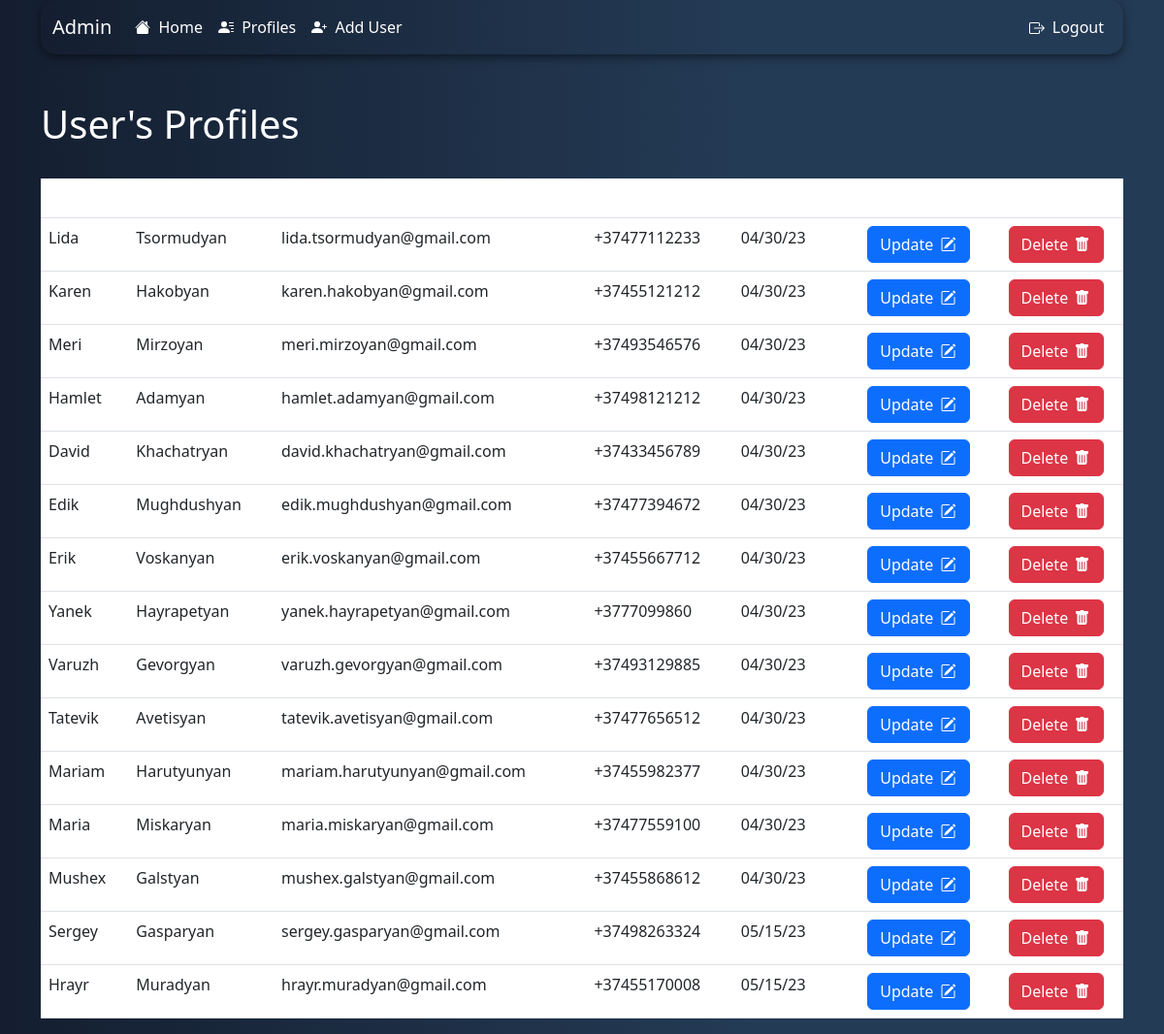
The page /admin/profile_users on the database its author committed.
### app.py (models this page shows)
class User(db.Model):
    uID = db.Column(db.Integer, primary_key=True)
    name = db.Column(db.String(50), unique=True)
    lastName = db.Column(db.String(50))
    email = db.Column(db.String(50), unique=True)
    telPhone = db.Column(db.String(50), unique=True)
    passwordHash = db.Column(db.String(50))
    lastLoginTime = db.Column(db.DateTime, default=datetime.utcnow)

### app.py (the view)
@app.route("/admin/profile_users")
def profile_users():
    all_users = User.query.order_by(User.lastLoginTime).all()
    return render_template("admin_profile_users.html", all_users=all_users)

### templates/admin_profile_users.html (shortened to what this page needs)
{% extends "admin_base.html" %}
{% block content %}
	<h1 style="color: #fff;">User's Profiles</h1>
	<br>
	<table class="table" style="color: #fff;">
		<thead>
			<tr>
				<th style="color: #fff;">Name</th>
				<th style="color: #fff;">Last Name</th>
				<th style="color: #fff;">Email</th>
				<th style="color: #fff;">Tel. Number</th>
				<th style="color: #fff;">Last Login</th>
				<th style="color: #fff;"></th>
				<th style="color: #fff;"></th>
			</tr>
		</thead>
		<tbody>
			{% for user in all_users %}
				{% if user.name != "admin"%}
					<tr>
						<td>{{ user.name }}</td>
						<td>{{ user.lastName }}</td>
						<td>{{ user.email }}</td>
						<td>{{ user.telPhone }}</td>
						<td>{{ user.lastLoginTime.strftime("%x") }}</td>
						<td style="text-align: center;"><a href="{{url_for('update_user', uID=user.uID)}}" class="btn btn-primary">Update </a></td>
						<td style="text-align: center;"><a href="{{url_for('delete_user', uID=user.uID)}}"class="btn btn-danger">Delete </a></td>
					</tr>
				{% endif %}
			{% endfor %}
		</tbody>
	</table>
{% endblock %}

### templates/admin_base.html (shortened to what this page needs)
<!doctype html>
<html lang="en">
<head>
  <link rel="stylesheet" href="{{ url_for('static', filename='css/page_style.css') }}">
  <link href="https://cdn.jsdelivr.net/npm/bootstrap@5.3.0-alpha3/dist/css/bootstrap.min.css" rel="stylesheet">
</head>
<body>
  <div class="container">
    {% include "admin_navbar.html" %}
    <br>
    <br>
    {% block content %}{% endblock %}
  </div>
</body>
</html>

### templates/admin_navbar.html (shortened to what this page needs)
<nav style="box-shadow: 0 3px 10px rgb(0 0 0 / 0.5); background: linear-gradient(90deg, rgba(20,30,48,1) 0%, rgba(36,59,85,1) 65%); border-radius: 15px;" class="navbar navbar-expand-lg bg-body-tertiary">
  <div class="container-fluid">
    <a style="color: white;"class="navbar-brand" href="{{url_for('admin')}}">Admin</a>
    <div class="collapse navbar-collapse" id="navbarSupportedContent">
      <ul style="color: white;"class="navbar-nav me-auto mb-2 mb-lg-0">
        <li class="nav-item">
          <a style="color: white;"class="nav-link active" aria-current="page" href="{{url_for('admin')}}"> Home</a>
        </li>
        <li class="nav-item">
          <a style="color: white;"class="nav-link active" aria-current="page" href="{{url_for('profile_users')}}"> Profiles</a>
        </li>
        <li class="nav-item">
          <a style="color: white;"class="nav-link active" aria-current="page" href="{{url_for('add_user')}}"> Add User</a>
        </li>
      </ul>
      <ul  class="nav navbar-nav navbar-right">
        <li class="nav-item">
        <a style="color: white;"class="nav-link active" aria-current="page" href="{{url_for('logout')}}"> Logout</a>
        </li>
      </ul>
    </div>
  </div>
</nav>

### static/css/page_style.css (style rules this page uses)
body { background: background: rgb(20,30,48); background: linear-gradient(90deg, rgba(20,30,48,1) 0%, rgba(36,59,85,1) 65%); }

### templates/admin_base.html (style rules this page uses)
body { color: #ddd; line-height: 1.5; }

### rows shown on the page
User: name "Lida", lastName "Tsormudyan", email "lida.tsormudyan@gmail.com", telPhone "+37477112233", lastLoginTime "04/30/23"
User: name "Karen", lastName "Hakobyan", email "karen.hakobyan@gmail.com", telPhone "+37455121212", lastLoginTime "04/30/23"
User: name "Meri", lastName "Mirzoyan", email "meri.mirzoyan@gmail.com", telPhone "+37493546576", lastLoginTime "04/30/23"
User: name "Hamlet", lastName "Adamyan", email "hamlet.adamyan@gmail.com", telPhone "+37498121212", lastLoginTime "04/30/23"
User: name "David", lastName "Khachatryan", email "david.khachatryan@gmail.com", telPhone "+37433456789", lastLoginTime "04/30/23"
User: name "Edik", lastName "Mughdushyan", email "edik.mughdushyan@gmail.com", telPhone "+37477394672", lastLoginTime "04/30/23"
User: name "Erik", lastName "Voskanyan", email "erik.voskanyan@gmail.com", telPhone "+37455667712", lastLoginTime "04/30/23"
User: name "Yanek", lastName "Hayrapetyan", email "yanek.hayrapetyan@gmail.com", telPhone "+3777099860", lastLoginTime "04/30/23"
User: name "Varuzh", lastName "Gevorgyan", email "varuzh.gevorgyan@gmail.com", telPhone "+37493129885", lastLoginTime "04/30/23"
User: name "Tatevik", lastName "Avetisyan", email "tatevik.avetisyan@gmail.com", telPhone "+37477656512", lastLoginTime "04/30/23"
User: name "Mariam", lastName "Harutyunyan", email "mariam.harutyunyan@gmail.com", telPhone "+37455982377", lastLoginTime "04/30/23"
User: name "Maria", lastName "Miskaryan", email "maria.miskaryan@gmail.com", telPhone "+37477559100", lastLoginTime "04/30/23"
User: name "Mushex", lastName "Galstyan", email "mushex.galstyan@gmail.com", telPhone "+37455868612", lastLoginTime "04/30/23"
User: name "Sergey", lastName "Gasparyan", email "sergey.gasparyan@gmail.com", telPhone "+37498263324", lastLoginTime "05/15/23"
User: name "Hrayr", lastName "Muradyan", email "hrayr.muradyan@gmail.com", telPhone "+37455170008", lastLoginTime "05/15/23"
